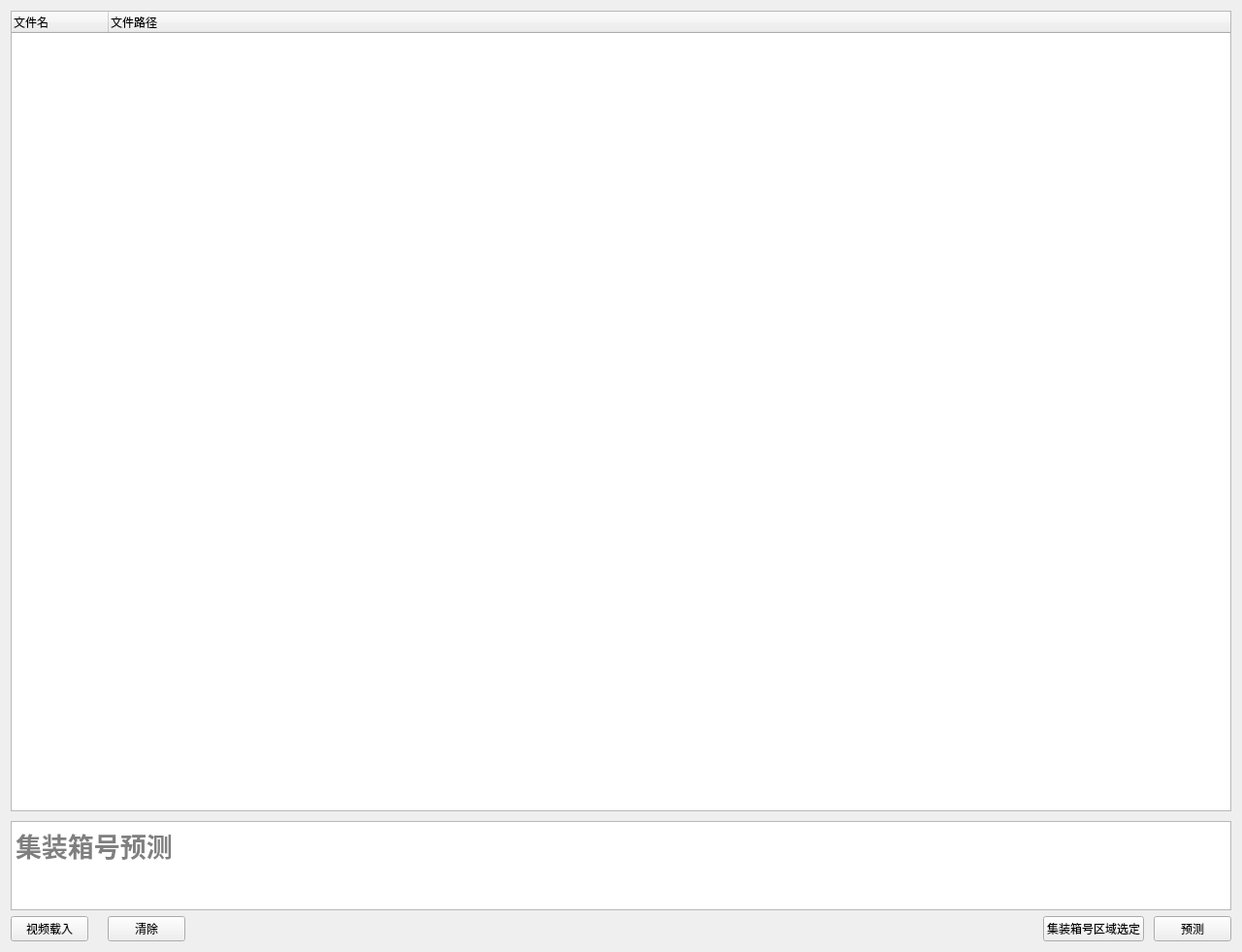
<?xml version="1.0" encoding="UTF-8"?>
<ui version="4.0">
 <class>H1</class>
 <widget class="QWidget" name="H1">
  <property name="geometry">
   <rect>
    <x>0</x>
    <y>0</y>
    <width>1280</width>
    <height>981</height>
   </rect>
  </property>
  <property name="sizePolicy">
   <sizepolicy hsizetype="Fixed" vsizetype="Fixed">
    <horstretch>0</horstretch>
    <verstretch>0</verstretch>
   </sizepolicy>
  </property>
  <property name="minimumSize">
   <size>
    <width>1280</width>
    <height>720</height>
   </size>
  </property>
  <property name="sizeIncrement">
   <size>
    <width>0</width>
    <height>0</height>
   </size>
  </property>
  <property name="baseSize">
   <size>
    <width>1280</width>
    <height>720</height>
   </size>
  </property>
  <property name="windowTitle">
   <string>集装箱号识别</string>
  </property>
  <layout class="QGridLayout" name="gridLayout">
   <item row="0" column="0">
    <layout class="QVBoxLayout" name="V1">
     <item>
      <layout class="QHBoxLayout" name="H2" stretch="0">
       <property name="spacing">
        <number>6</number>
       </property>
       <item>
        <layout class="QVBoxLayout" name="V2" stretch="9,1">
         <property name="spacing">
          <number>10</number>
         </property>
         <item>
          <widget class="QTreeWidget" name="tree">
           <property name="sizePolicy">
            <sizepolicy hsizetype="Expanding" vsizetype="Expanding">
             <horstretch>0</horstretch>
             <verstretch>9</verstretch>
            </sizepolicy>
           </property>
           <column>
            <property name="text">
             <string>文件名</string>
            </property>
           </column>
           <column>
            <property name="text">
             <string>文件路径</string>
            </property>
           </column>
          </widget>
         </item>
         <item>
          <widget class="QTextEdit" name="predict_txt">
           <property name="font">
            <font>
             <pointsize>20</pointsize>
             <weight>75</weight>
             <bold>true</bold>
            </font>
           </property>
           <property name="placeholderText">
            <string>集装箱号预测</string>
           </property>
          </widget>
         </item>
        </layout>
       </item>
      </layout>
     </item>
     <item>
      <layout class="QHBoxLayout" name="H3" stretch="0,0,0">
       <property name="spacing">
        <number>10</number>
       </property>
       <item>
        <layout class="QHBoxLayout" name="H4">
         <property name="spacing">
          <number>20</number>
         </property>
         <item>
          <widget class="QPushButton" name="video_lode">
           <property name="sizePolicy">
            <sizepolicy hsizetype="Fixed" vsizetype="Fixed">
             <horstretch>0</horstretch>
             <verstretch>0</verstretch>
            </sizepolicy>
           </property>
           <property name="text">
            <string>视频载入</string>
           </property>
          </widget>
         </item>
         <item>
          <widget class="QPushButton" name="clear">
           <property name="sizePolicy">
            <sizepolicy hsizetype="Fixed" vsizetype="Fixed">
             <horstretch>0</horstretch>
             <verstretch>0</verstretch>
            </sizepolicy>
           </property>
           <property name="text">
            <string>清除</string>
           </property>
          </widget>
         </item>
        </layout>
       </item>
       <item>
        <spacer name="horizontalSpacer">
         <property name="orientation">
          <enum>Qt::Horizontal</enum>
         </property>
         <property name="sizeHint" stdset="0">
          <size>
           <width>40</width>
           <height>20</height>
          </size>
         </property>
        </spacer>
       </item>
       <item>
        <layout class="QHBoxLayout" name="H5">
         <item>
          <widget class="QPushButton" name="selected">
           <property name="sizePolicy">
            <sizepolicy hsizetype="Fixed" vsizetype="Fixed">
             <horstretch>0</horstretch>
             <verstretch>0</verstretch>
            </sizepolicy>
           </property>
           <property name="text">
            <string>集装箱号区域选定</string>
           </property>
          </widget>
         </item>
         <item>
          <widget class="QPushButton" name="predict">
           <property name="sizePolicy">
            <sizepolicy hsizetype="Fixed" vsizetype="Fixed">
             <horstretch>0</horstretch>
             <verstretch>0</verstretch>
            </sizepolicy>
           </property>
           <property name="text">
            <string>预测</string>
           </property>
          </widget>
         </item>
        </layout>
       </item>
      </layout>
     </item>
    </layout>
   </item>
  </layout>
 </widget>
 <resources/>
 <connections/>
</ui>
